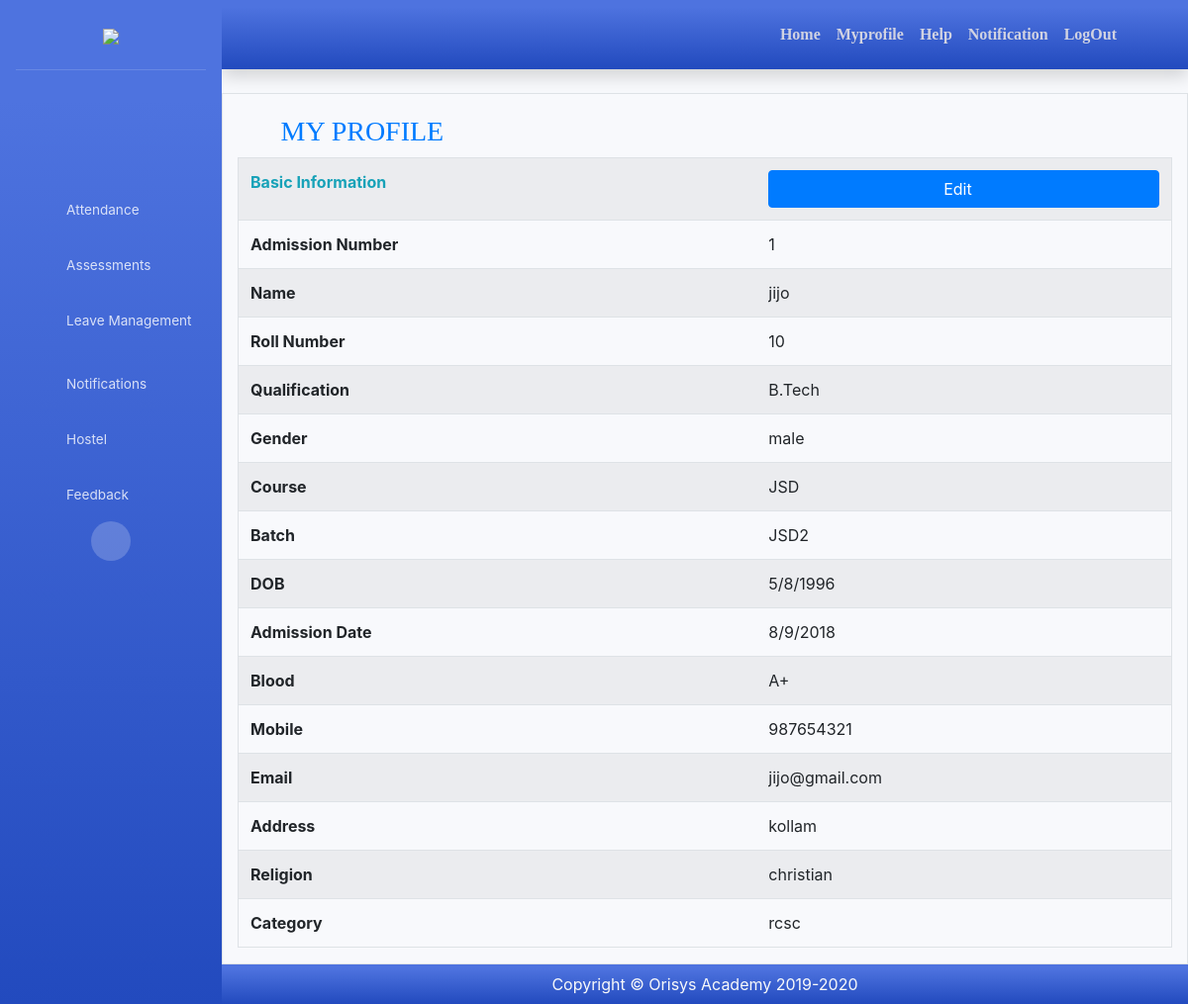
Screenshot of /student-profile/ (signed in) with the database file from the repository.
### student/models.py (models this page shows)
class student_reg(models.Model):
    admission_no     = models.IntegerField(primary_key=True)
    name             = models.CharField(max_length=200)
    roll_no          = models.CharField(max_length=200)
    qualification    = models.CharField(max_length=200)
    gender           = models.CharField(max_length=200)
    course           = models.CharField(max_length=200)
    batch            = models.CharField(max_length=200)
    dob              = models.CharField(max_length=200)
    admissn_date     = models.CharField(max_length=200,null=True)
    blood_grp        = models.CharField(max_length=200)
    mobile           = models.CharField(max_length=200)
    email            = models.CharField(max_length=200)
    address          = models.CharField(max_length=200,null=True)
    religion         = models.CharField(max_length=200)
    category         = models.CharField(max_length=200)
    username         = models.CharField(max_length=200,unique=True)
    password         = models.CharField(max_length=200)
    class Meta:
       db_table = 'student_registration'

### student/views.py (the view)
# urls.py: path('student-profile/',views.stud_profil,name='stud_profile'),
def stud_profil(request):
    QuerySet    = student_reg.objects.all().filter(username=request.session['stud_user'])
    return render(request,'student_profile.html',{'stud_data':QuerySet})

### student/templates/student_profile.html (shortened to what this page needs)
{% load static %}
<!DOCTYPE html>
<html lang="en">
<head>
  <link  rel="stylesheet" href="{% static 'fontawesome/css/all.min.css' %}">
  <link href="{% static 'css/sb-admin-2.min.css' %}" rel="stylesheet">
   <link href="{% static 'css/bootstrap.min.css' %}" rel="stylesheet">
  <link href="{% static 'css/style.css' %}" rel="stylesheet">
</head>
<body id="page-top" >
  <div id="wrapper">
    <ul class="navbar-nav bg-gradient-primary sidebar sidebar-dark accordion" id="accordionSidebar">
      <a class="sidebar-brand d-flex align-items-center justify-content-center" href="index.php">
			<div>
		<img src="{% static 'img/log.svg' %}" class="img-fluid">
        </div>
      </a>
      <hr class="sidebar-divider my-0">
      <li class="nav-item active">
        <a class="nav-link" href="index.php" class="text-center">
          <i class="fas fa-user user-font px-4"></i></a></li>
	   <li class="nav-item">
        <a class="nav-link collapsed" href="{% url 'student_attendence' %}">
          <i class="fas fa-user-graduate px-3"></i>
          <span>Attendance</span>
        </a>
      <li class="nav-item">
        <a class="nav-link collapsed" href="{% url 'student_assesmnt' %}">
          <i class="fas fa-chalkboard-teacher px-3"></i>
          <span>Assessments</span>
        </a>
      </li>
      <li class="nav-item">
        <a class="nav-link collapsed" href="#" data-toggle="collapse" data-target="#collapsePages" aria-expanded="true" aria-controls="collapsePages">
          <i class="fas fa-school px-3"></i>
         <span>Leave Management</span>
        </a>
      </li>
      <li class="nav-item">
        <a class="nav-link collapsed" href="notification.php">
          <i class="fas fa-bell px-3"></i>
          <span>Notifications</span>
        </a>
      </li>
      <li class="nav-item">
        <a class="nav-link" href="hostel.php">
          <i class="fas fa-info-circle px-3"></i>
          <span>Hostel</span></a>
      </li>
	  <li class="nav-item">
        <a class="nav-link" href="feedback.php">
          <i class="fas fa-info-circle px-3"></i>
          <span>Feedback</span></a>
      </li>
      <div class="text-center d-none d-md-inline">
        <button class="rounded-circle border-0" id="sidebarToggle"></button>
      </div>
    </ul>
    <div id="content-wrapper" class="d-flex flex-column">
      <div id="content">
		<div class="container-fliud">
        <nav class="navbar navbar-expand navbar-light topbar mb-4 static-top shadow bg-gradient-primary">
          <ul class="navbar-nav ml-auto pr-5 p-hide">
            <li class="nav-item ">
              <a class="nav-link " href="{%  url 'student_home_page' %}">
                <i class="fas fa-home"><p> Home</p></i>
              </a>
            </li>
			<li class="nav-item">
              <a class="nav-link " href="{% url 'stud_profile' %}">
                <i class="fas fa-user "><p> Myprofile</p></i>
              </a>
            </li>
			<li class="nav-item">
              <a class="nav-link " href="student-home.php">
                <i class="fas fa-info"> <p>Help</p></i>
              </a>
            </li>
			<li class="nav-item">
              <a class="nav-link " href="#"  >
                <i class="fas fa-bell "><p> Notification</p></i>
              </a>
            </li>
			<li class="nav-item">
              <a class="nav-link " href="{% url 'st_logout' %}" >
                <i class="fas fa-sign-out-alt  text-gray"><p>LogOut</p></i>
              </a>
            </li>
          </ul>
        </nav>
		</div>
</div>
			<section>
				<div class="container">
						<div class="row border ">
							<div class="col-md-6">
								<h3 class="text-primary head"><i class="fas fa-user fa-2x" ></i>MY PROFILE</h3>
							</div>
						<div class="col-md-12">
							<table class="border table table-striped bg-table">
								<tr>
								<th class="text-info">Basic Information</th>
								<th class="text-right"><a href="{% url 'stud_edit_profile' %}"><button   class="btn btn-primary text-white px-4">Edit<i class="fas  fa-edit"></i></button></a>
								</th>
								</tr>
								{% if stud_data %}
								{% for i in stud_data %}
								<tr>
								<td class="font-weight-bolder">Admission Number</td>
								<td>{{i.admission_no}}</td>
								</tr>
								<tr>
								<td class="font-weight-bolder">Name</td>
								<td>{{i.name}}</td>
								</tr>
								<tr>
								<td class="font-weight-bolder">Roll Number</td>
								<td>{{i.roll_no}}</td>
								</tr>
								<tr>
								<td class="font-weight-bolder">Qualification</td>
								<td>{{i.qualification}}</td>
								</tr>
								<tr>
								<td class="font-weight-bolder">Gender</td>
								<td>{{i.gender}}</td>
								</tr>
								<tr>
								<td class="font-weight-bolder">Course</td>
								<td>{{i.course}}</td>
								</tr>
								<tr>
								<td class="font-weight-bolder">Batch</td>
								<td>{{i.batch}}</td>
								</tr>
								<tr>
								<td class="font-weight-bolder">DOB</td>
								<td>{{i.dob}}</td>
								</tr>
								<tr>
								<td class="font-weight-bolder">Admission Date</td>
								<td>{{i.admissn_date}}</td>
								</tr>
								<tr>
								<td class="font-weight-bolder">Blood</td>
								<td>{{i.blood_grp}}</td>
								</tr>
								<tr>
								<td class="font-weight-bolder">Mobile</td>
								<td>{{i.mobile}}</td>
								</tr>
								<tr>
								<td class="font-weight-bolder">Email</td>
								<td>{{i.email}}</td>
								</tr>
								<tr>
								<td class="font-weight-bolder">Address</td>
								<td>{{i.address}}</td>
								</tr>
								<tr>
								<td class="font-weight-bolder">Religion</td>
								<td>{{i.religion}}</td>
								</tr>
								<tr>
								<td class="font-weight-bolder">Category</td>
								<td>{{i.category}}</td>
								</tr>
								{% endfor %}
								{% endif %}
							</table>
						</div>
					</div>
				</div>
			</section>
	 <footer class="">
		<div class="copyright text-center bg-gradient-primary py-2 text-light">
		  <span>Copyright &copy; Orisys Academy 2019-2020</span>
	  </div>
	</footer>
</div>
  </div>
</body>
</html>

### faculty/static/css/style.css (style rules this page uses)
.user-font { font-size:80px!important; }
.form-style input,button { width: 100%; }
.bg-table { width:100%; }
.head { font-family:cursive; }

### rows the page displays
student_reg: admission_no "1", name "jijo", roll_no "10", qualification "B.Tech", gender "male", course "JSD", batch "JSD2", dob "5/8/1996", admissn_date "8/9/2018", blood_grp "A+", mobile "987654321", email "jijo@gmail.com", address "kollam", religion "christian", category "rcsc"
